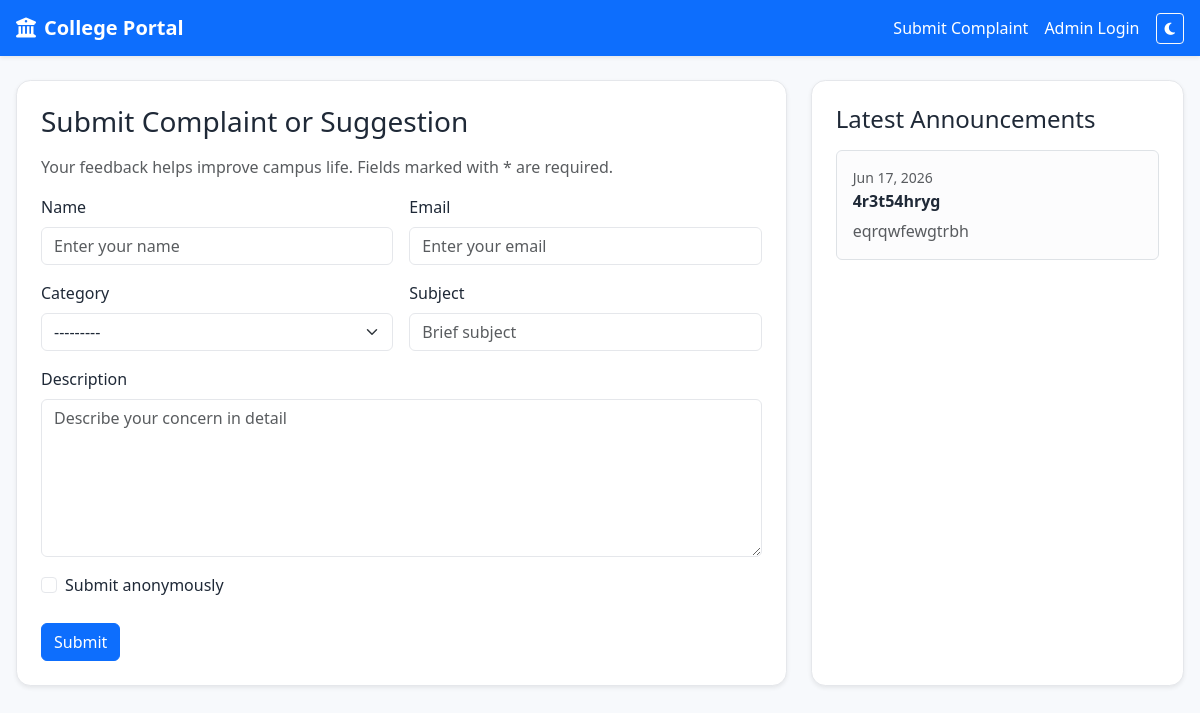
/submit/, run on the app's committed database.
### portal/models.py (models this page shows, shortened)
class Announcement(models.Model):
    title = models.CharField(max_length=200)
    message = models.TextField()
    created_at = models.DateTimeField(auto_now_add=True)
    class Meta:
        ordering = ['-created_at']

### portal/views.py (the view)
# urls.py: path('submit/', views.submit_complaint, name='submit_complaint'),
def submit_complaint(request):
    announcements = Announcement.objects.all()[:5]
    if request.method == 'POST':
        form = ComplaintForm(request.POST)
        if form.is_valid():
            complaint = form.save(commit=False)
            if complaint.anonymous:
                complaint.name = ''
                complaint.email = ''
            complaint.save()
            messages.success(request, 'Your complaint or suggestion has been submitted successfully.')
            return redirect('submit_complaint')
    else:
        form = ComplaintForm()
    return render(request, 'submit.html', {
        'form': form,
        'announcements': announcements,
    })

### portal/forms.py (shortened to what this page needs)
class ComplaintForm(forms.ModelForm):
    class Meta:
        model = Complaint
        fields = ['name', 'email', 'category', 'subject', 'description', 'anonymous']
        widgets = {
            'name': forms.TextInput(attrs={'class': 'form-control', 'placeholder': 'Enter your name'}),
            'email': forms.EmailInput(attrs={'class': 'form-control', 'placeholder': 'Enter your email'}),
            'category': forms.Select(attrs={'class': 'form-select'}),
            'subject': forms.TextInput(attrs={'class': 'form-control', 'placeholder': 'Brief subject'}),
            'description': forms.Textarea(attrs={'class': 'form-control', 'rows': 6, 'placeholder': 'Describe your concern in detail'}),
            'anonymous': forms.CheckboxInput(attrs={'class': 'form-check-input'}),
        }

### templates/submit.html (shortened to what this page needs)
{% extends 'base.html' %}
{% block content %}
<div class="row g-4">
    <div class="col-lg-8">
        <div class="card shadow-sm">
            <div class="card-body p-4">
                <h3 class="mb-3">Submit Complaint or Suggestion</h3>
                <p class="text-muted">Your feedback helps improve campus life. Fields marked with * are required.</p>
                <form method="post" id="complaintForm">
                    <div class="row g-3">
                        <div class="col-md-6">
                            <label for="id_name" class="form-label">Name</label>
                            {{ form.name }}
                        </div>
                        <div class="col-md-6">
                            <label for="id_email" class="form-label">Email</label>
                            {{ form.email }}
                        </div>
                        <div class="col-md-6">
                            <label for="id_category" class="form-label">Category</label>
                            {{ form.category }}
                        </div>
                        <div class="col-md-6">
                            <label for="id_subject" class="form-label">Subject</label>
                            {{ form.subject }}
                        </div>
                        <div class="col-12">
                            <label for="id_description" class="form-label">Description</label>
                            {{ form.description }}
                        </div>
                        <div class="col-12">
                            <div class="form-check">
                                {{ form.anonymous }}
                                <label class="form-check-label" for="id_anonymous">Submit anonymously</label>
                            </div>
                        </div>
                    </div>
                    <button type="submit" class="btn btn-primary mt-4">Submit</button>
                </form>
            </div>
        </div>
    </div>
    <div class="col-lg-4">
        <div class="card shadow-sm h-100">
            <div class="card-body p-4">
                <h4 class="mb-3">Latest Announcements</h4>
                {% for item in announcements %}
                    <article class="border rounded p-3 mb-3 bg-light-subtle">
                        <p class="small text-muted mb-1">{{ item.created_at|date:'M d, Y' }}</p>
                        <h6 class="fw-bold mb-2">{{ item.title }}</h6>
                        <p class="mb-0 text-muted">{{ item.message }}</p>
                    </article>
                {% empty %}
                    <div class="text-muted">No announcements yet.</div>
                {% endfor %}
            </div>
        </div>
    </div>
</div>
{% endblock %}

### static/css/style.css (style rules this page uses)
:root { --bg-color: #f7f9fc; --surface: #ffffff; --surface-muted: #f8f9fa; --text: #1f2937; --muted: #6b7280; --primary: #0d6efd; --primary-dark: #0a58ca; --border: #e5e7eb; --success: #198754; --warning: #ffc107; --danger: #dc3545; }
body { background: var(--bg-color); color: var(--text); transition: background 0.3s ease; min-width: 320px; overflow-x: hidden; }
.card, .table, .form-control, .form-select, .form-check-input { background-color: var(--surface) !important; color: var(--text) !important; border-color: var(--border) !important; }
.card { border-radius: 0.9rem; overflow: hidden; }

### data on the page
Announcement: created_at "Jun 17, 2026", title "4r3t54hryg", message "eqrqwfewgtrbh"
